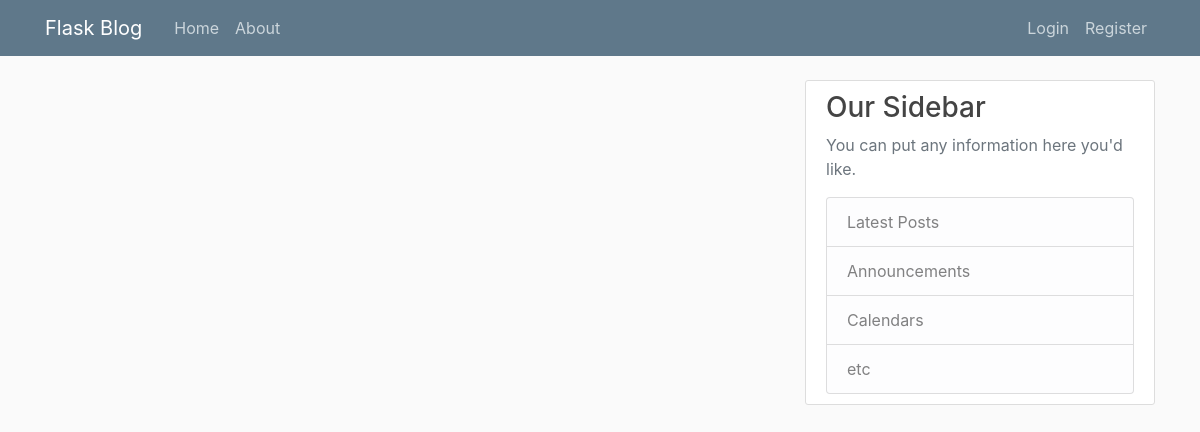
Page /home on the earlier database version.
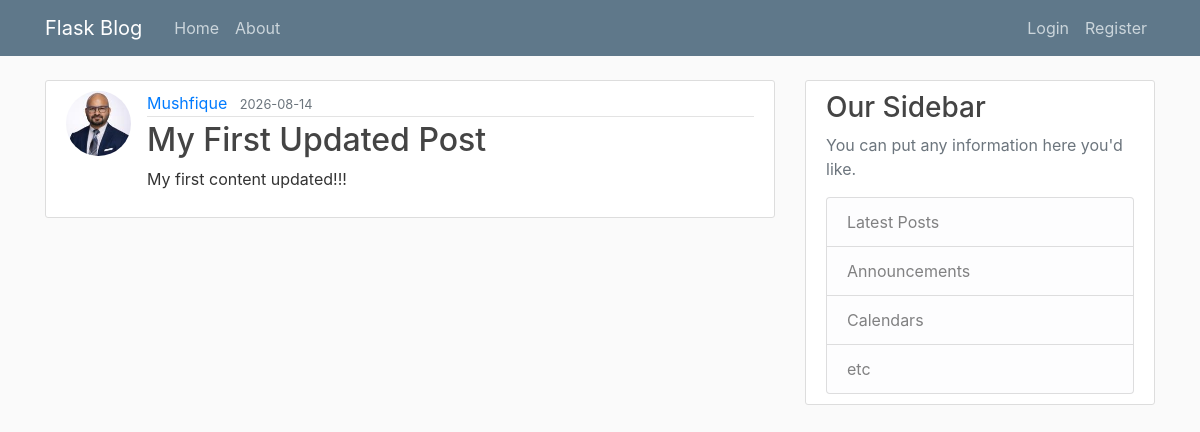
Same page on the later database version.
### flask_app/models.py (models this page shows, shortened)
class Post(db.Model):
    id = db.Column(db.Integer, primary_key=True)
    title = db.Column(db.String(100), nullable=False)
    date_posted = db.Column(db.DateTime, nullable=False, default=datetime.now(timezone.utc))
    content = db.Column(db.Text, nullable=False)
    user_id = db.Column(db.Integer, db.ForeignKey('user.id'), nullable=False)

class User(db.Model, UserMixin):
    id = db.Column(db.Integer, primary_key=True)
    username = db.Column(db.String(20), unique=True, nullable=False)
    email = db.Column(db.String(120), unique=True, nullable=False)
    image_file = db.Column(db.String(20), nullable=False, default='default.jpg')
    password = db.Column(db.String(60), nullable=False)
    posts = db.relationship('Post', backref='author', lazy=True)

### flask_app/routes.py (the view)
@app.route("/")
@app.route("/home")
def home():
    posts = Post.query.all()
    return render_template("home.html", posts=posts)

### flask_app/templates/home.html
{% extends "layout.html" %} {% block content %} {% for post in posts %}
<article class="media content-section">
  <img
    class="rounded-circle article-img"
    src="{{ url_for('static', filename='profile_pics/' + post.author.image_file) }}"
  />
  <div class="media-body">
    <div class="article-metadata">
      <a class="mr-2" href="#">{{ post.author.username }}</a>
      <small class="text-muted"
        >{{ post.date_posted.strftime('%Y-%m-%d')}}</small
      >
    </div>
    <h2>
      <a class="article-title" href="{{ url_for('post', post_id=post.id) }}"
        >{{ post.title }}</a
      >
    </h2>
    <p class="article-content">{{ post.content }}</p>
  </div>
</article>
{% endfor %} {% endblock content %}

### flask_app/templates/layout.html (shortened to what this page needs)
<!doctype html>
<html lang="en">
  <head>
    <link
      rel="stylesheet"
      href="https://maxcdn.bootstrapcdn.com/bootstrap/4.0.0/css/bootstrap.min.css"
    />
    <link
      rel="stylesheet"
      type="text/css"
      href="{{ url_for('static', filename='main.css') }}"
    />
  </head>
  <body>
    <header class="site-header">
      <nav class="navbar navbar-expand-md navbar-dark bg-steel fixed-top">
        <div class="container">
          <a class="navbar-brand mr-4" href="{{ url_for('home') }}"
            >Flask Blog</a
          >
          <div class="collapse navbar-collapse" id="navbarToggle">
            <div class="navbar-nav mr-auto">
              <a class="nav-item nav-link" href="{{ url_for('home') }}">Home</a>
              <a class="nav-item nav-link" href="{{ url_for('about') }}"
                >About</a
              >
            </div>
            <div class="navbar-nav">
              {% if current_user.is_authenticated %}
              <a class="nav-item nav-link" href="{{ url_for('new_post') }}"
                >New Post</a
              >
              <a class="nav-item nav-link" href="{{ url_for('account') }}"
                >Account</a
              >
              <a class="nav-item nav-link" href="{{ url_for('logout') }}"
                >Logout</a
              >
              {% else %}
              <a class="nav-item nav-link" href="{{ url_for('login') }}"
                >Login</a
              >
              <a class="nav-item nav-link" href="{{ url_for('register') }}"
                >Register</a
              >
              {% endif %}
            </div>
          </div>
        </div>
      </nav>
    </header>
    <main role="main" class="container">
      <div class="row">
        <div class="col-md-8">
           {% block content %} {% endblock
          %}
        </div>
        <div class="col-md-4">
          <div class="content-section">
            <h3>Our Sidebar</h3>
            <p class="text-muted">
              You can put any information here you'd like.
            </p>
            <ul class="list-group">
              <li class="list-group-item list-group-item-light">
                Latest Posts
              </li>
              <li class="list-group-item list-group-item-light">
                Announcements
              </li>
              <li class="list-group-item list-group-item-light">Calendars</li>
              <li class="list-group-item list-group-item-light">etc</li>
            </ul>
          </div>
        </div>
      </div>
    </main>
  </body>
</html>

### flask_app/static/main.css (style rules this page uses)
body { background: #fafafa; color: #333333; margin-top: 5rem; }
h1, h2, h3, h4, h5, h6 { color: #444444; }
.bg-steel { background-color: #5f788a; }
.site-header .navbar-nav .nav-link { color: #cbd5db; }
.content-section { background: #ffffff; padding: 10px 20px; border: 1px solid #dddddd; border-radius: 3px; margin-bottom: 20px; }
.article-title { color: #444444; }
.article-content { white-space: pre-line; }
.article-img { height: 65px; width: 65px; margin-right: 16px; }
.article-metadata { padding-bottom: 1px; margin-bottom: 4px; border-bottom: 1px solid #e3e3e3 }

Differences in the rows shown:
added Post: image_file (picture), author.username "Mushfique", date_posted "2026-08-14", title "My First Updated Post", content "My first content updated!!!"
